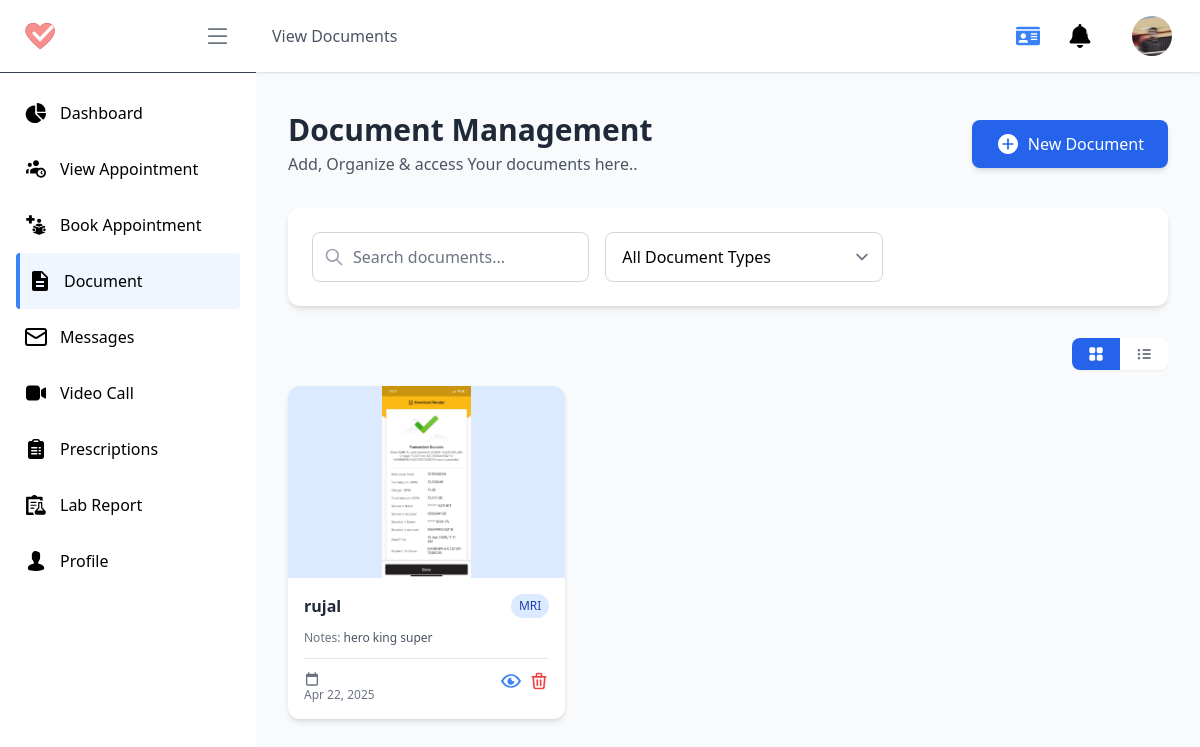
The page /p/document/ (signed in) on the database its author committed.
### account/models.py (models this page shows, shortened)
class Profile(models.Model):
    user = models.OneToOneField(User, on_delete=models.CASCADE, related_name="profile")
    role = models.CharField(max_length=10, choices=USER_ROLES, default='patient')
    profile_pic = models.ImageField(upload_to='profile_pictures/', default='profile_pictures/default.jpg')
    phone_regex = RegexValidator(regex=r'^\+?1?\d{9,15}$', message="Phone number must be entered in the format: '+999999999'. Up to 15 digits allowed.")
    ph_number = models.CharField(validators=[phone_regex], max_length=16, blank=True) # validators should be a list
    address = models.CharField(max_length=255, blank=True)
    date_of_birth = models.DateField(null=True, blank=True)
    email_notification = models.BooleanField(default=True)
    sms_notification = models.BooleanField(default=True)
    reminders = models.BooleanField(default=True)
    created_at = models.DateTimeField(auto_now_add=True)
    updated_at = models.DateTimeField(auto_now=True)
    is_active = models.BooleanField(default=True)
    is_verified = models.BooleanField(default=False)

### patient/models.py (models this page shows, shortened)
class Documents(models.Model):
    profile = models.ForeignKey(Profile, on_delete=models.CASCADE, related_name="patients_documents")
    nick_name = models.CharField(max_length=255, blank=True)
    doc_type = models.CharField(max_length=100, blank=True)
    notes = models.TextField(blank= True)
    from_our_clinic = models.BooleanField(default=False)
    file = models.FileField(upload_to='patients_documents/', blank=True)
    created_at = models.DateTimeField(auto_now_add=True, blank=True)
    updated_at = models.DateTimeField(auto_now=True, blank=True)
    def is_image(self):
        mime_type, _ = guess_type(self.file.url)
        return mime_type and mime_type.startswith('image')

### patient/views.py (the view, shortened to what this page needs)
# urls.py: path('document/', ViewDocument, name='viewDocument'),
@login_required_with_message(login_url='account:login', message="You need to log in to access Profile page.")
def ViewDocument(request: HttpRequest):
    path = reverse('patient:viewDocument')
    profile: Profile = Profile.objects.get(user=request.user)
    documents: Documents = Documents.objects.filter(profile= profile).order_by('-created_at')
    context= {
        'profile': profile,
        'documents' : documents
    }
    return render(request, 'pages/patient/view_document.html', context)

### templates/pages/patient/view_document.html (shortened to what this page needs)
{% extends "pages/patient/P_base.html" %}
{% load choose_color %}
{% load static %}
{% block pageof %} View Documents {% endblock pageof %}
{% block linkPageof %} {% url 'patient:viewDocument' %}{% endblock linkPageof %}
{% block content %}
<section>
    <div class="container mx-auto px-4 sm:px-6 lg:px-8 py-10">
        <div class="flex flex-col sm:flex-row justify-between items-center mb-8">
            <div class="mb-4 sm:mb-0">
                <h1 class="text-3xl font-bold text-gray-800">Document Management</h1>
                <p class="text-gray-600 mt-1">Add, Organize & access Your documents here..</p>
            </div>
            <div>
                <button id="addDocumentBtn"
                    class="bg-blue-600 text-white px-6 py-3 rounded-lg hover:bg-blue-700 transition-colors duration-300 shadow-md flex items-center">
                    New Document
                </button>
            </div>
        </div>
        <div class="bg-white rounded-xl shadow-md p-6 mb-8 fade-in">
            <div class="flex flex-col lg:flex-row gap-4">
                <div class="w-full lg:w-1/3">
                    <div class="relative">
                        <svg class="w-5 h-5 absolute left-3 top-1/2 transform -translate-y-1/2 text-gray-400"
                            viewBox="0 0 24 24" fill="none" xmlns="http://www.w3.org/2000/svg">
                            <path d="M21 21l-6-6m2-5a7 7 0 11-14 0 7 7 0 0114 0z" stroke="currentColor" stroke-width="2"
                                stroke-linecap="round" stroke-linejoin="round" />
                        </svg>
                        <input id="searchInput"
                            class="w-full pl-10 pr-4 py-3 rounded-lg border border-gray-300 focus:ring-2 focus:ring-blue-500 focus:border-transparent"
                            type="search" placeholder="Search documents..." aria-label="Search">
                    </div>
                </div>
                <div class="w-full lg:w-1/3">
                    <select id="documentTypeFilter"
                        class="w-full py-3 pl-4 pr-8 rounded-lg border border-gray-300 focus:ring-2 focus:ring-blue-500 focus:border-transparent">
                        <option value="">All Document Types</option>
                    </select>
                </div>
            </div>
        </div>
        <div class="flex justify-end mb-4 fade-in">
            <div class="bg-white rounded-lg shadow-sm inline-flex">
                <button id="gridViewBtn" class="px-4 py-2 rounded-l-lg bg-blue-600 text-white">
                </button>
                <button id="listViewBtn" class="px-4 py-2 rounded-r-lg  text-gray-600 ">
                </button>
            </div>
        </div>
        <div id="gridView" class="grid grid-cols-1 sm:grid-cols-2 lg:grid-cols-3 xl:grid-cols-4 gap-6 mb-8 fade-in">
            {% for doc in documents %}
                <div class="document-card bg-white rounded-xl shadow-md overflow-hidden">
                    <div class="h-48 {% get_doc_type_color doc.doc_type 'bg' %} flex items-center justify-center">
                            {% if doc.is_image %}
                                <img src="{{ doc.file.url }}" alt="{{ doc.nick_name }}" class="w-fit h-full object-contain">
                            {% endif %}
                    </div>
                    <div class="p-4">
                        <div class="flex justify-between items-start mb-3">
                            <h3 class="font-semibold text-gray-800
                            truncate"> {{ doc.nick_name|slice:":30" }}{% if doc.nick_name|length > 30 %}…{% endif %}
                                </h3>
                            <span class=" {% get_doc_type_color doc.doc_type 'both' %}
                            text-xs px-2 py-1 rounded-full">{{ doc.doc_type }}</span>
                        </div>
                        <div class=" mb-3" >
                            <p class="text-xs text-gray-500">Notes:
                                <span class="notes_ text-gray-600" >
                                    {{doc.notes| default:"No Note Added"}}
                                </span>
                            </p>
                        </div>
                        <div class="border-t pt-3 flex justify-between">
                            <span class="text-xs text-gray-500">
                                {{ doc.created_at|date:"M d, Y" }}
                            </span>
                            <div class="flex space-x-2">
                                <a href="{{ doc.file.url }}" target='_blank' class="text-blue-500 hover:text-blue-700" title="View">
                                </a>
                                <form method="POST" action="{% url 'patient:deleteDocument' doc.id %}" onsubmit="return confirm('Are you sure you want to delete this document?');">
                                    <button type="submit" class="text-red-500 hover:text-red-700" title="Delete">
                                    </button>
                                </form>
                            </div>
                        </div>
                    </div>
                </div>
            {% empty %}
                <p class="col-span-full text-gray-500">No documents uploaded yet.</p>
            {% endfor %}
        </div>
    </div>
</section>
{% endblock content %}

### templates/pages/patient/P_base.html (shortened to what this page needs)
{% load static %}
{% load url_resolver %}
<!DOCTYPE html>
<html lang="en">
<head>
    <link rel="stylesheet" href="{% static 'styles.css' %}" />
</head>
<body class="flex flex-col min-h-screen">
    <div class="flex flex-row flex-1">
        <div id="sidebarPanel"
            class="w-64 fixed inset-y-0 z-40 lg:relative bg-white h-screen transform -translate-x-full transition-transform duration-300 ease-in-out lg:translate-x-0 ">
            <div class="text-white flex-shrink-0 ">
                <div class="flex flex-row justify-between items-center py-5 px-6 border-b border-gray-700">
                    <a href="/" class="shortBarToggle">
                        <img src="{% static 'icon-64.png' %}" alt="Logo" class="h-8 w-auto object-cover">
                    </a>
                    <button class=" p-0 ">
                    </button>
                </div>
                <div class="overflow-y-auto h-full ">
                    <ul class=" px-4 mt-3" id="menuList">
                        <li class="menuListItems dashboard-nav">
                            <a href="{% url 'patient:patientDashboard' %}"
                                class=" flex items-center py-4 text-black hover:bg-blue-50 rounded px-2 no-underline  hover:border-l-4 border-blue-500 ">
                                <span class="mr-3">
                                </span>
                                <span class="shortBarToggle">Dashboard</span>
                            </a>
                        </li>
                        <li class="menuListItems appointment-nav">
                            <a href="{% url 'patient:viewAppointment' %}"
                                class=" flex items-center py-4 text-black hover:bg-blue-50 rounded px-2 no-underline  hover:border-l-4 border-blue-500 ">
                                <span class="mr-3">
                                </span>
                                <span class="shortBarToggle">View Appointment</span>
                            </a>
                        </li>
                        <li class="menuListItems bookAppointment-nav">
                            <a href="{% url 'patient:bookAppointment' %}"
                                class=" flex items-center py-4 text-black hover:bg-blue-50 rounded px-2 no-underline  hover:border-l-4 border-blue-500 ">
                                <span class="mr-3">
                                </span>
                                <span class="shortBarToggle">Book Appointment</span>
                            </a>
                        </li>
                        <li class="menuListItems documnet-nav">
                            <a href="{% url 'patient:viewDocument' %}"
                                class=" flex items-center py-4 text-black hover:bg-blue-50 rounded px-2 no-underline  hover:border-l-4 border-blue-500 ">
                                <span class="mr-3">
                                </span>
                                <span class="shortBarToggle">Document</span>
                            </a>
                        </li>
                        <li class="menuListItems message-nav">
                            <a href="{% url 'patient:p-message' %}"
                                class=" flex items-center py-4 text-black hover:bg-blue-50 rounded px-2 no-underline  hover:border-l-4 border-blue-500 ">
                                <span class="mr-3">
                                    <svg xmlns="http://www.w3.org/2000/svg" class="h-6 w-6" fill="none"
                                        stroke="currentColor" stroke-width="2" stroke-linecap="round"
                                        stroke-linejoin="round" viewBox="0 0 24 24">
                                        <rect width="20" height="16" x="2" y="4" rx="2"></rect>
                                        <path d="m22 7-8.97 5.7a1.94 1.94 0 0 1-2.06 0L2 7"></path>
                                    </svg>
                                </span>
                                <span class="shortBarToggle">Messages</span>
                            </a>
                        </li>
                        <li class="menuListItems joinVCall-nav">
                            <a href="{% url 'patient:join_v_call' %}"
                                class=" flex items-center py-4 text-black hover:bg-blue-50 rounded px-2 no-underline  hover:border-l-4 border-blue-500 ">
                                <span class="mr-3">
                                </span>
                                <span class="shortBarToggle">Video Call</span>
                            </a>
                        </li>
                        <li class="menuListItems prescriptions-nav">
                            <a href="{% url 'patient:prescriptions' %}"
                                class=" flex items-center py-4 text-black hover:bg-blue-50 rounded px-2 no-underline  hover:border-l-4 border-blue-500 ">
                                <span class="mr-3">
                                </span>
                                <span class="shortBarToggle">Prescriptions</span>
                            </a>
                        </li>
                        <li class="menuListItems labReport-nav">
                            <a href="{% url 'patient:labReport' %}"
                                class=" flex items-center py-4 text-black hover:bg-blue-50 rounded px-2 no-underline  hover:border-l-4 border-blue-500 ">
                                <span class="mr-3">
                                </span>
                                <span class="shortBarToggle">Lab Report</span>
                            </a>
                        </li>
                        <li class="menuListItems profile-nav">
                            <a href="{% url 'patient:profile' %}"
                                class=" flex items-center py-4 text-black hover:bg-blue-50 rounded px-2 no-underline  hover:border-l-4 border-blue-500 ">
                                <span class="mr-3">
                                </span>
                                <span class="shortBarToggle">Profile</span>
                            </a>
                        </li>
                    </ul>
                </div>
            </div>
        </div>
        <div class="flex flex-col flex-1 bg-slate-50 overflow-x-hidden">
            <header class="flex items-center justify-between px-4 py-2 bg-white shadow z-20">
                <nav class="hidden lg:flex space-x-6 bg-white py-4">
                    <a href="{% block linkPageof %} {% endblock linkPageof %}" class="text-gray-600 hover:text-blue-500
                            no-underline">{% block pageof %} {% endblock pageof %}</a>
                </nav>
                <ul class="flex items-center space-x-4 ">
                    <li>
                        <a id="patientCardBtn" class="text-blue-500 text-2xl cursor-pointer">
                        </a>
                    </li>
                    <li class="px-2 sm:px-3">
                        <div class="group/notify flex items-center py-4 relative">
                            <button class="flex items-center relative" type="button" id="dropdownMenuButton1"
                                data-dropdown-toggle="notificationDropdown">
                                <span
                                    class="absolute -top-1 -right-2 flex items-center justify-center w-5 h-5 text-xs text-white bg-primary rounded-full"
                                    id="header-notification-counter">12</span>
                            </button>
                        </div>
                    </li>
                    <li class="px-2 sm:px-3">
                        <div class="relative group/profile-dropdown">
                            <a class="block w-10 h-10 rounded-full overflow-hidden cursor-pointer">
                                <img src="{{ user.profile.profile_pic.url }}" class="w-full h-full object-cover"
                                    alt="profile image">
                            </a>
                        </div>
                    </li>
                </ul>
            </header>
            {% block content %} {% endblock content %}
        </div>
    </div>
</body>
</html>

### rows shown on the page
Documents: file (picture), nick_name "rujal", doc_type "MRI", notes "hero king super", created_at "Apr 22, 2025"
